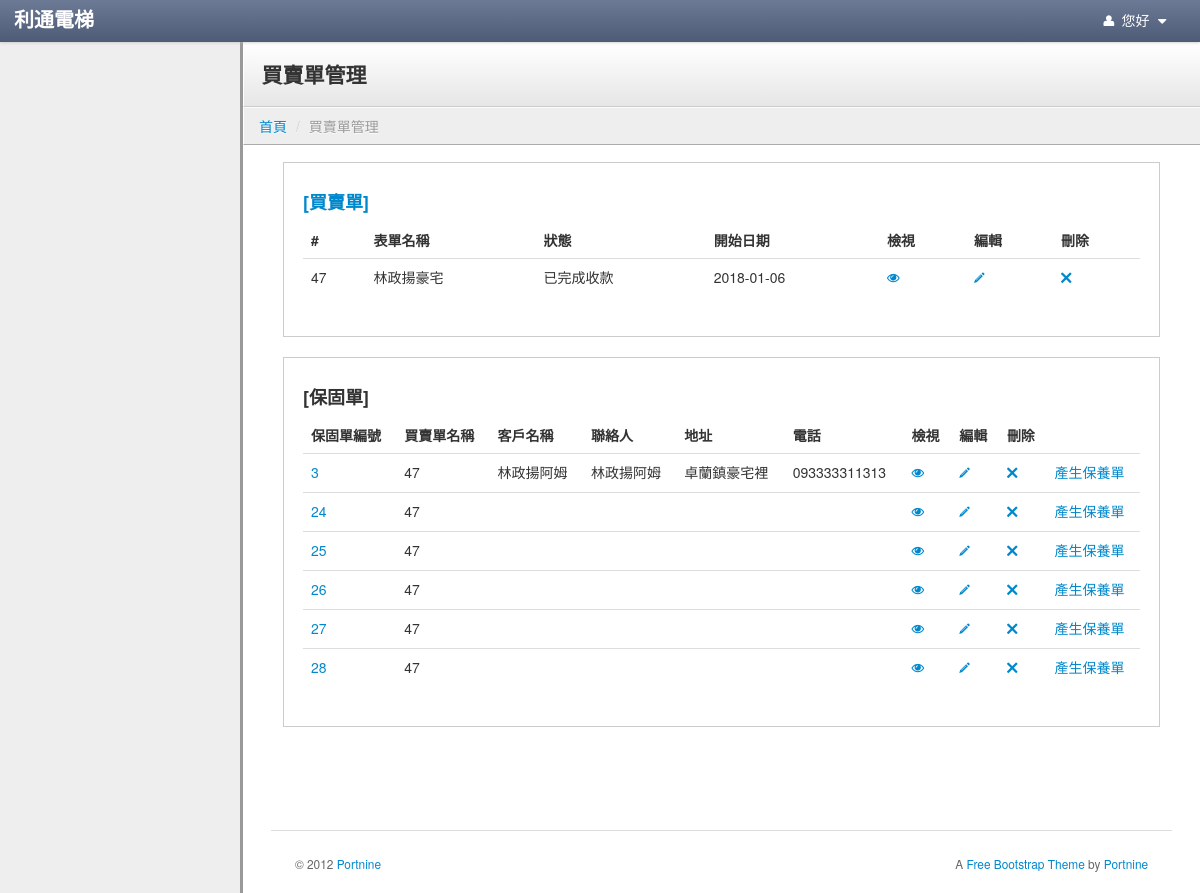
/Form/transaction_home?transaction_id=47, run on an earlier commit of the app's database.
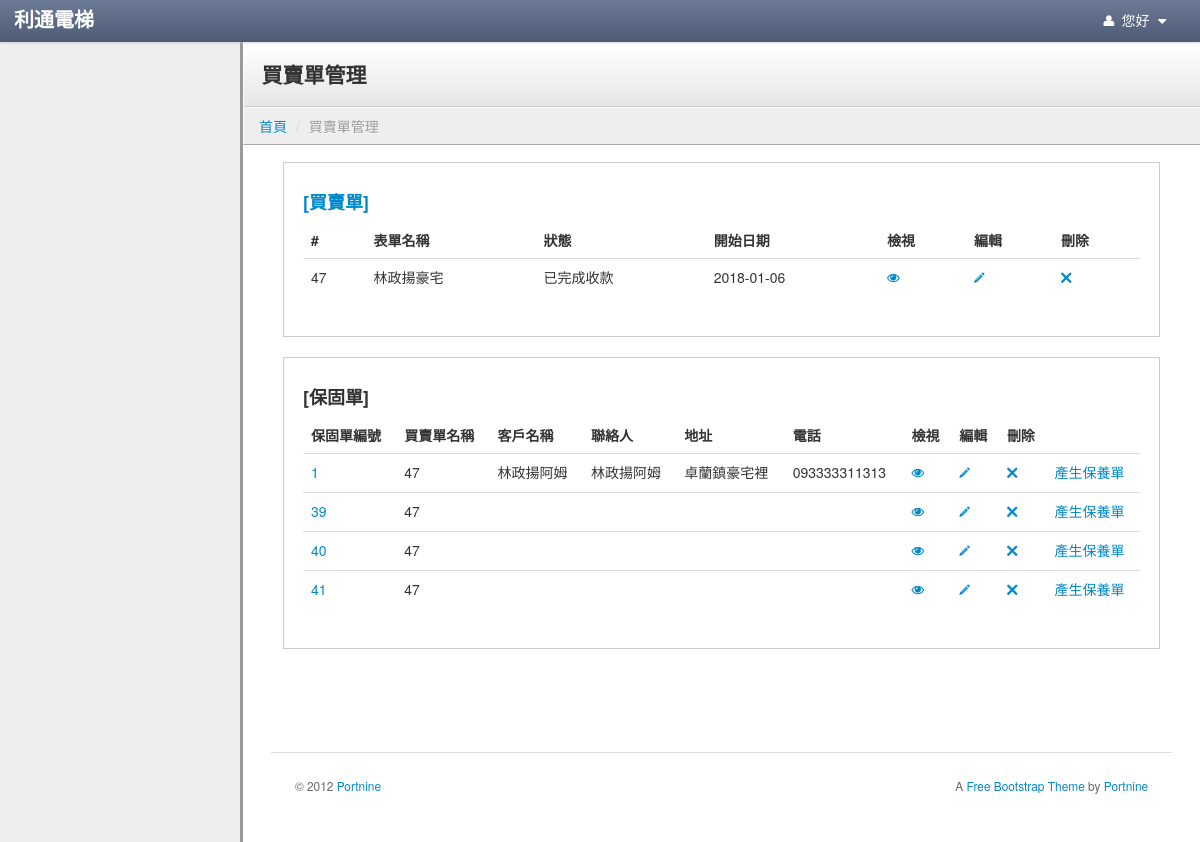
And on a later commit of the database.
### tables this page shows
CREATE TABLE `transaction_form` (
  `id` int(20) NOT NULL AUTO_INCREMENT,
  `name` varchar(255) DEFAULT NULL,
  `total_price` int(20) DEFAULT NULL,
  `start_date` date DEFAULT NULL,
  `is_return` int(1) DEFAULT NULL,
  `is_signing` int(1) DEFAULT NULL,
  `receipt_status` int(1) DEFAULT NULL,
  `item_name1` varchar(255) DEFAULT '',
  `item_name2` varchar(255) DEFAULT '',
  `item_name3` varchar(255) DEFAULT '',
  `item_name4` varchar(255) DEFAULT '',
  `item_name5` varchar(255) DEFAULT NULL,
  `item_name6` varchar(255) DEFAULT '',
  `item1` int(1) DEFAULT NULL,
  `item2` int(1) DEFAULT NULL,
  `item3` int(1) DEFAULT NULL,
  `item4` int(1) DEFAULT NULL,
  `item5` int(1) DEFAULT NULL,
  `item6` int(1) DEFAULT NULL,
  `item_status1` int(1) DEFAULT NULL,
  `item_status2` int(1) DEFAULT NULL,
  `item_status3` int(1) DEFAULT NULL,
  `item_status4` int(1) DEFAULT NULL,
  `item_status5` int(1) DEFAULT NULL,
  `item_status6` int(1) DEFAULT NULL,
  `customer_id` int(255) DEFAULT NULL,
  `elevator_num` int(20) DEFAULT NULL,
  `remark` varchar(255) DEFAULT NULL,
  `is_duty` int(1) DEFAULT '0',
  `is_receipt` int(1) DEFAULT '0',
  PRIMARY KEY (`id`)
);

CREATE TABLE `warranty` (
  `id` int(255) NOT NULL AUTO_INCREMENT,
  `customer` varchar(255) DEFAULT NULL,
  `mechanical_warranty` int(255) DEFAULT NULL,
  `free_maintenance` int(255) DEFAULT NULL,
  `effective_date` varchar(255) DEFAULT NULL,
  `warranty_times` int(10) DEFAULT '0',
  `contacter_1` varchar(255) DEFAULT NULL,
  `contacter_2` varchar(255) DEFAULT NULL,
  `contacter_3` varchar(255) DEFAULT NULL,
  `address` varchar(255) DEFAULT NULL,
  `tel_1` varchar(255) DEFAULT NULL,
  `tel_2` varchar(255) DEFAULT NULL,
  `tel_3` varchar(255) DEFAULT NULL,
  `fax_1` varchar(255) DEFAULT NULL,
  `fax_2` varchar(255) DEFAULT NULL,
  `fax_3` varchar(255) DEFAULT NULL,
  `num` varchar(255) DEFAULT NULL,
  `transaction_id` int(255) DEFAULT NULL,
  `is_signing` int(1) DEFAULT '0',
  `is_remind` int(1) DEFAULT '0',
  `touch_time` varchar(255) DEFAULT NULL,
  PRIMARY KEY (`id`)
);

### application/controllers/Form.php (called while the page is built, shortened)
<?php if ( ! defined('BASEPATH')) exit('No direct script access allowed');
class Form extends CI_Controller {
	var $data = array();
	function __construct()
	{
        $this->load->model('public_tools');
		$this->load->model('Form_model');
		$this->load->model('Elevator_model');
		$this->load->model('Customer_model');
		$this->load->library('datamodel');
		$this->load->library('common');
        $this->load->library('pagination');
        $this->load->helper(array('form', 'url'));
        $this->load->model('Usermenu_model');
	}
	public function transaction_home()
	{
        $iTransactionId=$this->input->get('transaction_id');
        $iWarrantyId=$this->input->get('warranty_id');
        $form_model = new Form_model();
        $common = new Common();
        if($iTransactionId && !$iWarrantyId){
            $aRowTransactiondata=$form_model->getRowTransactiondata($iTransactionId);
            $aRowTransactiondata['status_sta'] = $common->conversionbystatus($aRowTransactiondata['status']);
            $this->data['RowTransactiondata'] = $aRowTransactiondata;
            $aWarrantyldatalist=$form_model->getWarrantyldatalist($iTransactionId);
            $this->data['Warrantyldatalist'] = $aWarrantyldatalist;
            $this->load->view('v_transaction_process', $this->data);
        }
	}
}

### index.php (called while the page is built, shortened)
<?php
require_once BASEPATH.'core/CodeIgniter.php';

### application/models/form_model.php (called while the page is built, shortened)
<?php
class Form_model extends CI_Model
{
	public function getRowTransactiondata($iTransactionId){
        $sSql = "select * from transaction_form where id={$iTransactionId} limit 1";
        $query = $this->db->query($sSql);
        $data = $query->row_array();
        $data['status'] = 1;
        return $data;
    }
    public function getWarrantyldatalist($iTransactionId){
        $sSql = "select * from warranty where transaction_id={$iTransactionId}";
        $query = $this->db->query($sSql);
        $data = $query->result_array();
        return $data;
    }
}

### application/views/v_transaction_process.php (the view, shortened to what this page needs)
<!DOCTYPE html>
<html lang="en">
<?php
include "head.php";
?>
<body>
<?php
include "navbar.php";
?>
<div class="content">
    <div class="header">
        <h1 class="page-title">買賣單管理</h1>
    </div>
    <ul class="breadcrumb">
        <li><a href="<?= base_url("/mainpage/index") ?>">首頁</a> <span class="divider">/</span></li>
        <li class="active">買賣單管理</li>
    </ul>
    <div class="container-fluid">
        <div class="row-fluid">
            <div class="container-fluid">
                <div class="row-fluid">
                    <div class="well">
                        <h4><a href="<?=base_url("/Form/transaction_home")?>" >[買賣單]</a></h4>
                        <table class="table sortable">
                            <thead>
                            <tr>
                                <th>#</th>
                                <th>表單名稱</th>
                                <th>狀態</th>
                                <th>開始日期</th>
                                <th class="sorttable_nosort">檢視</th>
                                <th class="sorttable_nosort">編輯</th>
                                <th class="sorttable_nosort">刪除</th>
                            </tr>
                            </thead>
                            <tbody>
                                <?php if(!empty($this->data['RowTransactiondata'])):?>
                                    <td><?=$this->data['RowTransactiondata']['id'] ?></td>
                                    <td><?=$this->data['RowTransactiondata']['name'] ?></td>
                                    <td><?=$this->data['RowTransactiondata']['status_sta'] ?></td>
                                    <td><?=$this->data['RowTransactiondata']['start_date'] ?></td>
                                    <td>
                                        <a href="<?=base_url("/Form/view_transaction_view")?>/transaction_id/<?=$this->data['RowTransactiondata']['id'];?>" ><i class="icon-eye-open"></i></a>
                                    </td>
                                    <td>
                                        <a href="<?=base_url("/Form/edit_transaction_view")?>/transaction_id/<?=$this->data['RowTransactiondata']['id'];?>" ><i class="icon-pencil"></i></a>
                                    </td>
                                    <td>
                                        <a href="<?=base_url("/Form/delete_transaction_model")?>/transaction_id/<?=$this->data['RowTransactiondata']['id'];?>" ><i class="icon-remove"></i></a>
                                    </td>
                                <?php endif; ?>
                            </tbody>
                        </table>
                    </div>
                    <div class="well">
                        <h4>[保固單]</h4>
                        <table class="table sortable">
                            <thead>
                            <tr>
                                <th>保固單編號</th>
                                <th>買賣單名稱</th>
                                <th>客戶名稱</th>
                                <th>聯絡人</th>
                                <th>地址</th>
                                <th>電話</th>
                                <th class="sorttable_nosort">檢視</th>
                                <th class="sorttable_nosort">編輯</th>
                                <th class="sorttable_nosort">刪除</th>
                            </tr>
                            </thead>
                            <tbody>
                            <?php if(!empty($this->data['Warrantyldatalist'])):?>
                                <?php foreach ($this->data['Warrantyldatalist'] as $k=>$v):?>
                                    <tr>
                                        <td><a href="<?=base_url("/Form/transaction_home")?>?transaction_id=<?=$this->data['RowTransactiondata']['id'];?>&warranty_id=<?=$v['id']?>"><?=$v['id'] ?></a></td>
                                        <td><?=$this->data['RowTransactiondata']['id'] ?></td>
                                        <td><?=$v['customer'] ?></td>
                                        <td><?=$v['contacter_1'] ?></td>
                                        <td><?=$v['address'] ?></td>
                                        <td><?=$v['tel_1'] ?></td>
                                        <td>
                                            <a href="<?=base_url("/Warranty/view_warranty_view")?>/warranty_id/<?=$v['id'];?>" ><i class="icon-eye-open"></i></a>
                                        </td>
                                        <td>
                                            <a href="<?=base_url("/Warranty/edit_warranty")?>/warranty_id/<?=$v['id'];?>" ><i class="icon-pencil"></i></a>
                                        </td>
                                        <td>
                                            <a href="<?=base_url("/Warranty/delete_warranty")?>/warranty_id/<?=$v['id'];?>" ><i class="icon-remove"></i></a>
                                        </td>
                                        <td>
                                            <a href="<?=base_url("/Service/service_create_by_warranty/".$v['id']."")?>">產生保養單</a>
                                        </td>
                                    </tr>
                                <?php endforeach;?>
                            <?php else:?>
                                <tr><td colspan="7">查無資料</td></tr>
                            <?php endif; ?>
                            </tbody>
                        </table>
                    </div>
                    </div>
                    <footer>
                        <hr>
                        <p class="pull-right">A <a href="http://www.portnine.com/bootstrap-themes" target="_blank">Free
                                Bootstrap Theme</a> by <a href="http://www.portnine.com" target="_blank">Portnine</a>
                        </p>
                        <p>&copy; 2012 <a href="http://www.portnine.com" target="_blank">Portnine</a></p>
                    </footer>
                </div>
            </div>
        </div>
    </div>
</body>
</html>

### application/views/head.php (shortened to what this page needs)
 <head>
<link rel="stylesheet" type="text/css" href="<?=base_url("/lib/bootstrap/css/bootstrap.css")?>">
   <link rel="stylesheet" type="text/css" href="<?=base_url("/stylesheets/theme.css")?>">
   <link rel="stylesheet" href="<?=base_url("/lib/font-awesome/css/font-awesome.css")?>">
<link href="<?=base_url("/stylesheets/alertify.core.css")?>" rel="stylesheet">
<link href="<?=base_url("/stylesheets/alertify.default.css")?>" rel="stylesheet">
<link rel="stylesheet" type="text/css" href="<?php echo base_url();?>stylesheets/jquery.fancybox.css?v=2.1.0" media="screen" />
 </head>

### application/views/navbar.php (shortened to what this page needs)
<div class="navbar">
       <div class="navbar-inner">
		<ul class="nav pull-right">
			<li id="fat-menu" class="dropdown">
				<a href="#" role="button" class="dropdown-toggle" data-toggle="dropdown">
					<i class="icon-user"></i> <?=$_SESSION["account"]. " 您好"?>
					<i class="icon-caret-down"></i>
				</a>
			</li>
		</ul>
		<a class="brand" href="<?=base_url("/mainpage/index")?>"><span class="second">利通電梯</span></a>
       </div>
   </div>

### stylesheets/theme.css (style rules this page uses)
body { background: #eee; background-image: url(http://subtlepatterns.com/patterns/furley_bg.png); background-position: initial initial; background-repeat: initial initial; background-position: initial initial; background-repeat: initial initial; margin: 0px; padding: 0px; }
h1 { margin-top: 0px; color: #eee; }
hr { border-top: 1px solid #ddd; border-bottom: 1px solid #fff; }
.navbar { position: relative; z-index: 20; margin: 0px; padding: 0px; -webkit-box-shadow: 0px 0px 3px #cccccc; -moz-box-shadow: 0px 0px 3px #cccccc; box-shadow: 0px 0px 3px #cccccc; }
.navbar .brand { text-shadow: none; }
.navbar .navbar-inner { background: #4d5b76; background: -webkit-gradient(linear, left bottom, left top, color-stop(0, #4d5b76), color-stop(1, #6c7a95)); background: -ms-linear-gradient(bottom, #4d5b76, #6c7a95); background: -moz-linear-gradient(center bottom, #4d5b76 0%, #6c7a95 100%); background: -o-linear-gradient(bottom, #4d5b76, #6c7a95); filter: progid:dximagetransform.microsoft.gradient(startColorStr='#4d5b76', EndColorStr='#6c7a95'); -ms-filter: "progid:DXImageTransform.Microsoft.gradient(startColorStr='#6c7a95',EndColorStr='#4d5b76')"; padding: 0em 1em; margin: 0px; -webkit-border-radius: 0px; -moz-border-radius: 0px; border-radius: 0px; -moz-background-clip: padding; -webkit-background-clip: padding-box; background-clip: padding-box; border: 0px; border-bottom: none; }
.navbar .nav { margin: 0em; margin-right: -1em; }
.navbar .nav > li > a { color: #fff; text-shadow: none; }
.content { min-width: 400px; position: relative; min-height: 800px; background: #fff; margin-left: 240px; border-left: 1px solid #cccccc; border-left: 3px solid #999999; }
.header { background: #ffffff; background: #ffffff; background: -webkit-gradient(linear, left bottom, left top, color-stop(0, #e6e6e6), color-stop(1, #ffffff)); background: -ms-linear-gradient(bottom, #e6e6e6, #ffffff); background: -moz-linear-gradient(center bottom, #e6e6e6 0%, #ffffff 100%); background: -o-linear-gradient(bottom, #e6e6e6, #ffffff); filter: progid:dximagetransform.microsoft.gradient(startColorStr='#4d5b76', EndColorStr='#6c7a95'); -ms-filter: "progid:DXImageTransform.Microsoft.gradient(startColorStr='#ffffff',EndColorStr='#e6e6e6')"; border-bottom: 1px solid #cccccc; border-top: 1px solid #ffffff; border-left: 1px solid #ffffff; padding: 0em 1.25em; }
.header h1 { margin: 1em 0em; padding: 0em; line-height: 1em; font-size: 1.5em; color: #eee; color: #333; }
.breadcrumb { -webkit-box-shadow: none; -moz-box-shadow: none; box-shadow: none; -webkit-border-radius: 0px; -moz-border-radius: 0px; border-radius: 0px; -moz-background-clip: padding; -webkit-background-clip: padding-box; background-clip: padding-box; background: #eee; border-bottom: 1px solid #aaa; border-top: 1px solid #fafafa; border-left: 1px solid #fff; margin-bottom: .5em; }
footer { padding: 1em; margin-top: 4em; color: #666; font-size: .85em; line-height: 1.3em; }
footer hr { margin: 2em -2em; }
.well { background-color: #fff; border: 1px solid #ccc; -webkit-box-shadow: 1px 1px 0px #ffffff; -moz-box-shadow: 1px 1px 0px #ffffff; box-shadow: 1px 1px 0px #ffffff; -webkit-border-radius: 0px; -moz-border-radius: 0px; border-radius: 0px; -moz-background-clip: padding; -webkit-background-clip: padding-box; background-clip: padding-box; }

### application/views/head.php (style rules this page uses)
.brand { font-family: georgia, serif; }
.brand .second { color: #fff; font-weight: bold; }

What changed in the data, as far as the page shows it:
removed warranty: id "3", $this->data['RowTransactiondata']['id'] "47", customer "林政揚阿姆", contacter_1 "林政揚阿姆", address "卓蘭鎮豪宅裡", tel_1 "093333311313"
removed warranty: id "24", $this->data['RowTransactiondata']['id'] "47"
removed warranty: id "25", $this->data['RowTransactiondata']['id'] "47"
removed warranty: id "26", $this->data['RowTransactiondata']['id'] "47"
removed warranty: id "27", $this->data['RowTransactiondata']['id'] "47"
removed warranty: id "28", $this->data['RowTransactiondata']['id'] "47"
added warranty: id "1", $this->data['RowTransactiondata']['id'] "47", customer "林政揚阿姆", contacter_1 "林政揚阿姆", address "卓蘭鎮豪宅裡", tel_1 "093333311313"
added warranty: id "39", $this->data['RowTransactiondata']['id'] "47"
added warranty: id "40", $this->data['RowTransactiondata']['id'] "47"
added warranty: id "41", $this->data['RowTransactiondata']['id'] "47"
